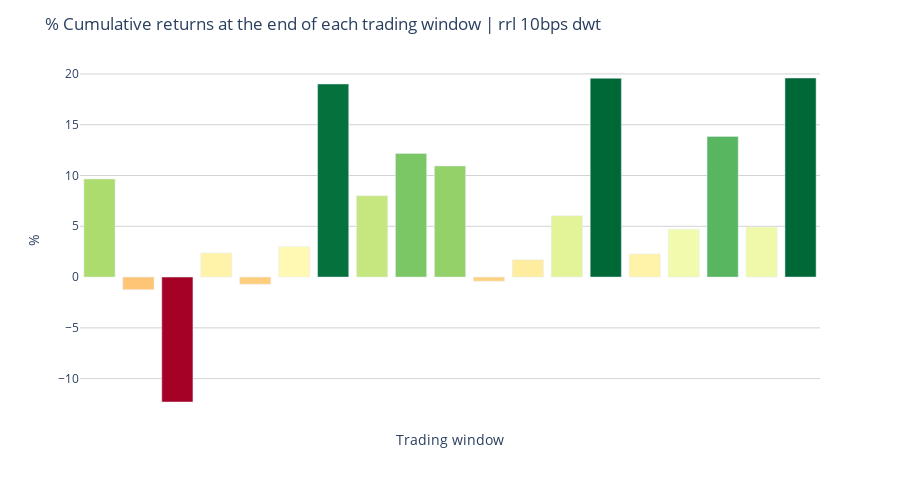

Notebook source saved alongside this figure:
### Code cell
df_barplot = generate_df_barplot(df)
title = f"% Cumulative returns at the end of each trading window | {setting}"

layout = generate_layout(
    fig_height=500, 
    fig_width=900, 
    fig_title=title,
    x_axis_args={"title": {"text": "Trading window"}}, 
    y_axis_args={"gridcolor": "lightgrey", "title": {"text": "%"}}
)
fig = make_cumrets_barplot(df_barplot, layout)

fig.show()

### Figure 1 — Plotly figure (JSON) as saved in the notebook; plotly's stock layout.template omitted (floating-point values rounded to 4 significant figures)
{"data": [{"alignmentgroup": "True", "hovertemplate": "Trading window=%{x}<br>Cumulative returns=%{marker.color}<extra></extra>", "legendgroup": "", "marker": {"color": [9.66, -1.24, -12.3, 2.37, -0.71, 3, 19.01, 8, 12.17, 10.94, -0.41, 1.7, 6.04, 19.57, 2.28, 4.72, 13.85, 4.92, 19.6], "coloraxis": "coloraxis", "pattern": {"shape": ""}}, "name": "", "offsetgroup": "", "orientation": "v", "showlegend": false, "textposition": "auto", "type": "bar", "x": ["2010-06-30/2010-10-14 - sr=1.97", "2010-11-19/2011-03-09 - sr=-0.3", "2011-04-14/2011-08-01 - sr=-2.27", "2011-09-07/2011-12-21 - sr=0.46", "2012-01-31/2012-05-16 - sr=-0.09", "2012-06-22/2012-10-08 - sr=0.66", "2012-11-15/2013-03-06 - sr=4.92", "2013-04-12/2013-07-29 - sr=1.27", "2013-09-04/2013-12-18 - sr=3.02", "2014-01-28/2014-05-14 - sr=2.01", "2014-06-20/2014-10-06 - sr=-0.11", "2014-11-11/2015-03-02 - sr=0.39", "2015-04-08/2015-07-23 - sr=1.37", "2015-08-28/2015-12-14 - sr=2.93", "2016-01-22/2016-05-09 - sr=0.45", "2016-06-15/2016-09-29 - sr=1.21", "2016-11-04/2017-02-23 - sr=3.39", "2017-03-31/2017-07-18 - sr=1.32", "2017-08-23/2017-12-07 - sr=4.01"], "xaxis": "x", "y": [9.66, -1.24, -12.3, 2.37, -0.71, 3, 19.01, 8, 12.17, 10.94, -0.41, 1.7, 6.04, 19.57, 2.28, 4.72, 13.85, 4.92, 19.6], "yaxis": "y"}], "layout": {"barmode": "relative", "coloraxis": {"colorbar": {"title": {"text": "Cumulative returns"}}, "colorscale": [[0, "rgb(165,0,38)"], [0.1, "rgb(215,48,39)"], [0.2, "rgb(244,109,67)"], [0.3, "rgb(253,174,97)"], [0.4, "rgb(254,224,139)"], [0.5, "rgb(255,255,191)"], [0.6, "rgb(217,239,139)"], [0.7, "rgb(166,217,106)"], [0.8, "rgb(102,189,99)"], [0.9, "rgb(26,152,80)"], [1, "rgb(0,104,55)"]], "showscale": false}, "height": 500, "legend": {"tracegroupgap": 0}, "margin": {"t": 60}, "plot_bgcolor": "white", "title": {"text": "% Cumulative returns at the end of each trading window | rrl 10bps dwt"}, "width": 900, "xaxis": {"anchor": "y", "domain": [0, 1], "showticklabels": false, "title": {"text": "Trading window"}}, "yaxis": {"anchor": "x", "domain": [0, 1], "gridcolor": "lightgrey", "title": {"text": "%"}}}}
